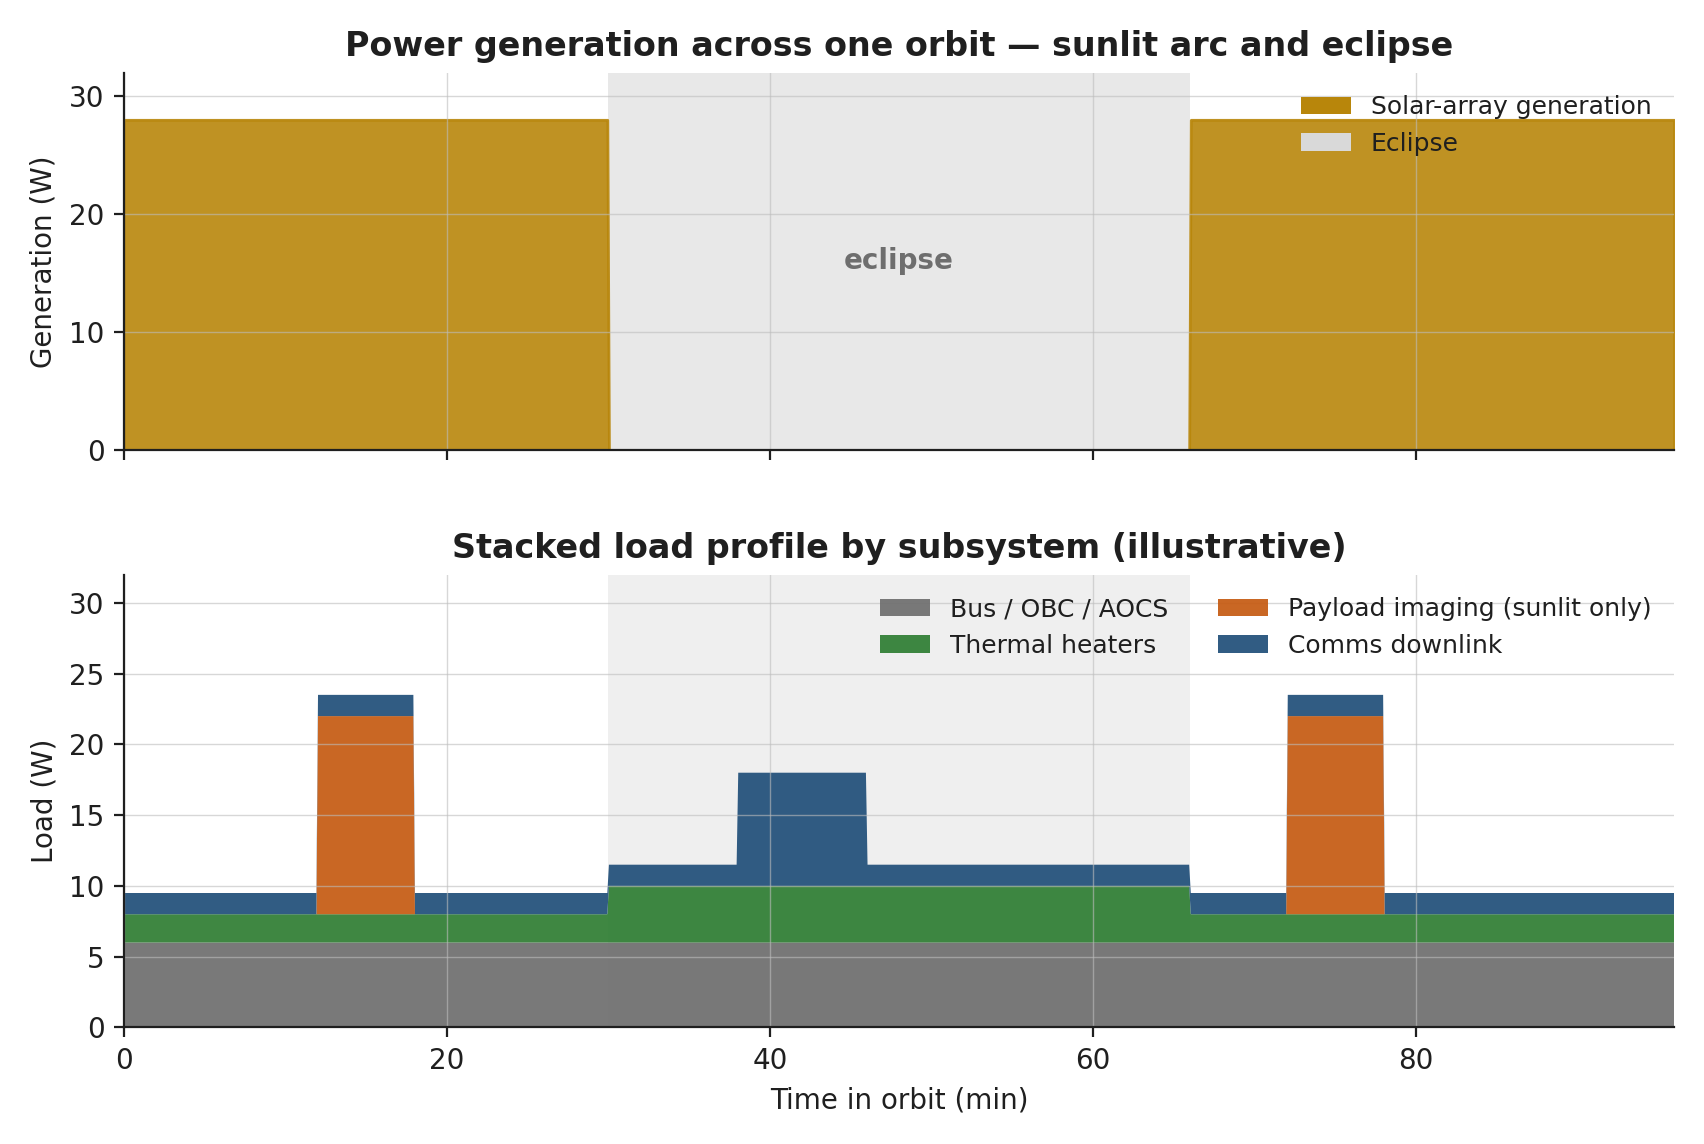

The script that drew this image:
"""Power generation and stacked load profile across one orbit (illustrative)."""
from pathlib import Path

import numpy as np
import matplotlib.pyplot as plt
from matplotlib.patches import Patch
from oer_style import apply_style, COLORS, save

apply_style()

T = 96
t = np.linspace(0, T, 960)
ecl_start, ecl_end = 30, 66
sun_in = (t < ecl_start) | (t > ecl_end)

P_bus_base = 6.0
P_comms_load = 8.0
P_payload_imaging = 14.0
P_thermal = 4.0
P_gen = 28.0

fig, axes = plt.subplots(2, 1, figsize=(10.0, 6.2), sharex=True,
                         gridspec_kw={"height_ratios": [1, 1.2]})
fig.subplots_adjust(hspace=0.3)

ax = axes[0]
ax.fill_between(t, 0, np.where(sun_in, P_gen, 0), color=COLORS["accent_5"], alpha=0.9,
                label="Solar-array generation", step=None)
ax.axvspan(ecl_start, ecl_end, color="#d9d9d9", alpha=0.6, lw=0, zorder=0)
ax.set_ylim(0, 32)
ax.set_xlim(0, T)
ax.set_ylabel("Generation (W)")
ax.set_title("Power generation across one orbit — sunlit arc and eclipse")
ax.text((ecl_start + ecl_end) / 2, 16, "eclipse", ha="center", va="center",
        fontsize=10, color=COLORS["grey"], fontweight="bold")
ax.legend(handles=[Patch(facecolor=COLORS["accent_5"], label="Solar-array generation"),
                   Patch(facecolor="#d9d9d9", label="Eclipse")],
          loc="upper right", fontsize=9)

ax = axes[1]
P_bus = np.full_like(t, P_bus_base)
P_th = np.where(~sun_in, P_thermal, P_thermal * 0.5)      # heaters work harder in eclipse
P_pay = np.where(((t > 12) & (t < 18)) | ((t > 72) & (t < 78)), P_payload_imaging, 0)  # sunlit only
P_co = np.where((t > 38) & (t < 46), P_comms_load, 1.5)   # pass falls in eclipse here

ax.stackplot(t, P_bus, P_th, P_pay, P_co,
             colors=[COLORS["grey"], COLORS["accent_3"], COLORS["accent_2"], COLORS["accent"]],
             labels=["Bus / OBC / AOCS", "Thermal heaters", "Payload imaging (sunlit only)",
                     "Comms downlink"], alpha=0.92)
ax.axvspan(ecl_start, ecl_end, color="#d9d9d9", alpha=0.4, lw=0, zorder=0)
ax.set_ylim(0, 32)
ax.set_xlabel("Time in orbit (min)")
ax.set_ylabel("Load (W)")
ax.set_title("Stacked load profile by subsystem (illustrative)")
ax.legend(loc="upper right", fontsize=9, ncol=2)

save(fig, Path(__file__).stem)
